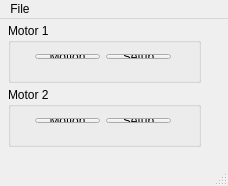
<?xml version="1.0" encoding="UTF-8"?>
<ui version="4.0">
 <class>MainWindow</class>
 <widget class="QMainWindow" name="MainWindow">
  <property name="geometry">
   <rect>
    <x>0</x>
    <y>0</y>
    <width>228</width>
    <height>186</height>
   </rect>
  </property>
  <property name="windowTitle">
   <string>Motor</string>
  </property>
  <property name="toolTip">
   <string>Motor Control</string>
  </property>
  <widget class="QWidget" name="centralWidget">
   <widget class="QGroupBox" name="groupBox">
    <property name="geometry">
     <rect>
      <x>8</x>
      <y>4</y>
      <width>193</width>
      <height>60</height>
     </rect>
    </property>
    <property name="title">
     <string>Motor 1</string>
    </property>
    <widget class="QWidget" name="layoutWidget">
     <property name="geometry">
      <rect>
       <x>16</x>
       <y>20</y>
       <width>158</width>
       <height>27</height>
      </rect>
     </property>
     <layout class="QHBoxLayout" name="horizontalLayout">
      <item>
       <widget class="GuiPushButtonPlugin" name="GuiPushButtonMotor">
        <property name="text">
         <string>Motion</string>
        </property>
        <property name="guiFile" stdset="0">
         <string>motordialog.ui</string>
        </property>
        <property name="variableSubstitutions" stdset="0">
         <string>M=m1</string>
        </property>
       </widget>
      </item>
      <item>
       <widget class="GuiPushButtonPlugin" name="guipushbuttonplugin">
        <property name="text">
         <string>Setup</string>
        </property>
        <property name="guiFile" stdset="0">
         <string>setupdialog.ui</string>
        </property>
        <property name="variableSubstitutions" stdset="0">
         <string>M=m1</string>
        </property>
       </widget>
      </item>
     </layout>
    </widget>
   </widget>
   <widget class="QGroupBox" name="groupBox_2">
    <property name="geometry">
     <rect>
      <x>8</x>
      <y>68</y>
      <width>193</width>
      <height>60</height>
     </rect>
    </property>
    <property name="title">
     <string>Motor 2</string>
    </property>
    <widget class="QWidget" name="layoutWidget">
     <property name="geometry">
      <rect>
       <x>16</x>
       <y>20</y>
       <width>158</width>
       <height>27</height>
      </rect>
     </property>
     <layout class="QHBoxLayout" name="horizontalLayout_2">
      <item>
       <widget class="GuiPushButtonPlugin" name="GuiPushButtonMotor_2">
        <property name="text">
         <string>Motion</string>
        </property>
        <property name="guiFile" stdset="0">
         <string>motordialog.ui</string>
        </property>
        <property name="variableSubstitutions" stdset="0">
         <string>M=m2</string>
        </property>
       </widget>
      </item>
      <item>
       <widget class="GuiPushButtonPlugin" name="guipushbuttonplugin_2">
        <property name="text">
         <string>Setup</string>
        </property>
        <property name="guiFile" stdset="0">
         <string>setupdialog.ui</string>
        </property>
        <property name="variableSubstitutions" stdset="0">
         <string>M=m2</string>
        </property>
       </widget>
      </item>
     </layout>
    </widget>
   </widget>
  </widget>
  <widget class="QMenuBar" name="menuBar">
   <property name="geometry">
    <rect>
     <x>0</x>
     <y>0</y>
     <width>228</width>
     <height>20</height>
    </rect>
   </property>
   <widget class="QMenu" name="menuFile">
    <property name="title">
     <string>File</string>
    </property>
    <addaction name="separator"/>
    <addaction name="actionQuit"/>
   </widget>
   <addaction name="menuFile"/>
  </widget>
  <widget class="QStatusBar" name="statusBar"/>
  <action name="actionQuit">
   <property name="text">
    <string>Quit</string>
   </property>
  </action>
 </widget>
 <layoutdefault spacing="6" margin="11"/>
 <customwidgets>
  <customwidget>
   <class>GuiPushButtonPlugin</class>
   <extends>QPushButton</extends>
   <header>GuiPushButtonPlugin.h</header>
  </customwidget>
 </customwidgets>
 <resources/>
 <connections/>
</ui>
